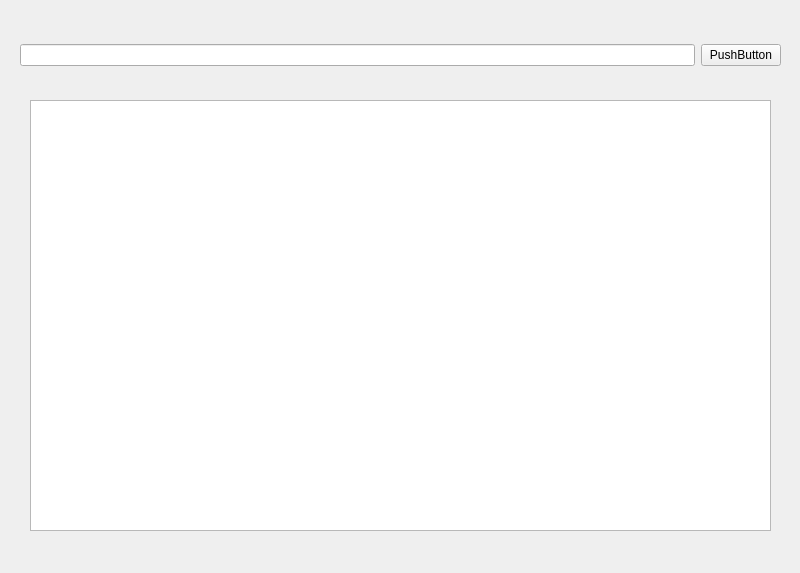
<?xml version="1.0" encoding="UTF-8"?>
<ui version="4.0">
 <class>MainWindow</class>
 <widget class="QMainWindow" name="MainWindow">
  <property name="geometry">
   <rect>
    <x>0</x>
    <y>0</y>
    <width>800</width>
    <height>573</height>
   </rect>
  </property>
  <property name="windowTitle">
   <string>MainWindow</string>
  </property>
  <widget class="QWidget" name="centralwidget">
   <widget class="QWidget" name="widget" native="true">
    <property name="geometry">
     <rect>
      <x>20</x>
      <y>10</y>
      <width>761</width>
      <height>91</height>
     </rect>
    </property>
    <layout class="QHBoxLayout" name="horizontalLayout">
     <item>
      <widget class="QLineEdit" name="lineEdit"/>
     </item>
     <item>
      <widget class="QPushButton" name="pushButton">
       <property name="text">
        <string>PushButton</string>
       </property>
      </widget>
     </item>
    </layout>
   </widget>
   <widget class="QTextEdit" name="textEdit">
    <property name="geometry">
     <rect>
      <x>30</x>
      <y>100</y>
      <width>741</width>
      <height>431</height>
     </rect>
    </property>
   </widget>
  </widget>
  <widget class="QMenuBar" name="menubar">
   <property name="geometry">
    <rect>
     <x>0</x>
     <y>0</y>
     <width>800</width>
     <height>21</height>
    </rect>
   </property>
  </widget>
 </widget>
 <resources/>
 <connections/>
</ui>
